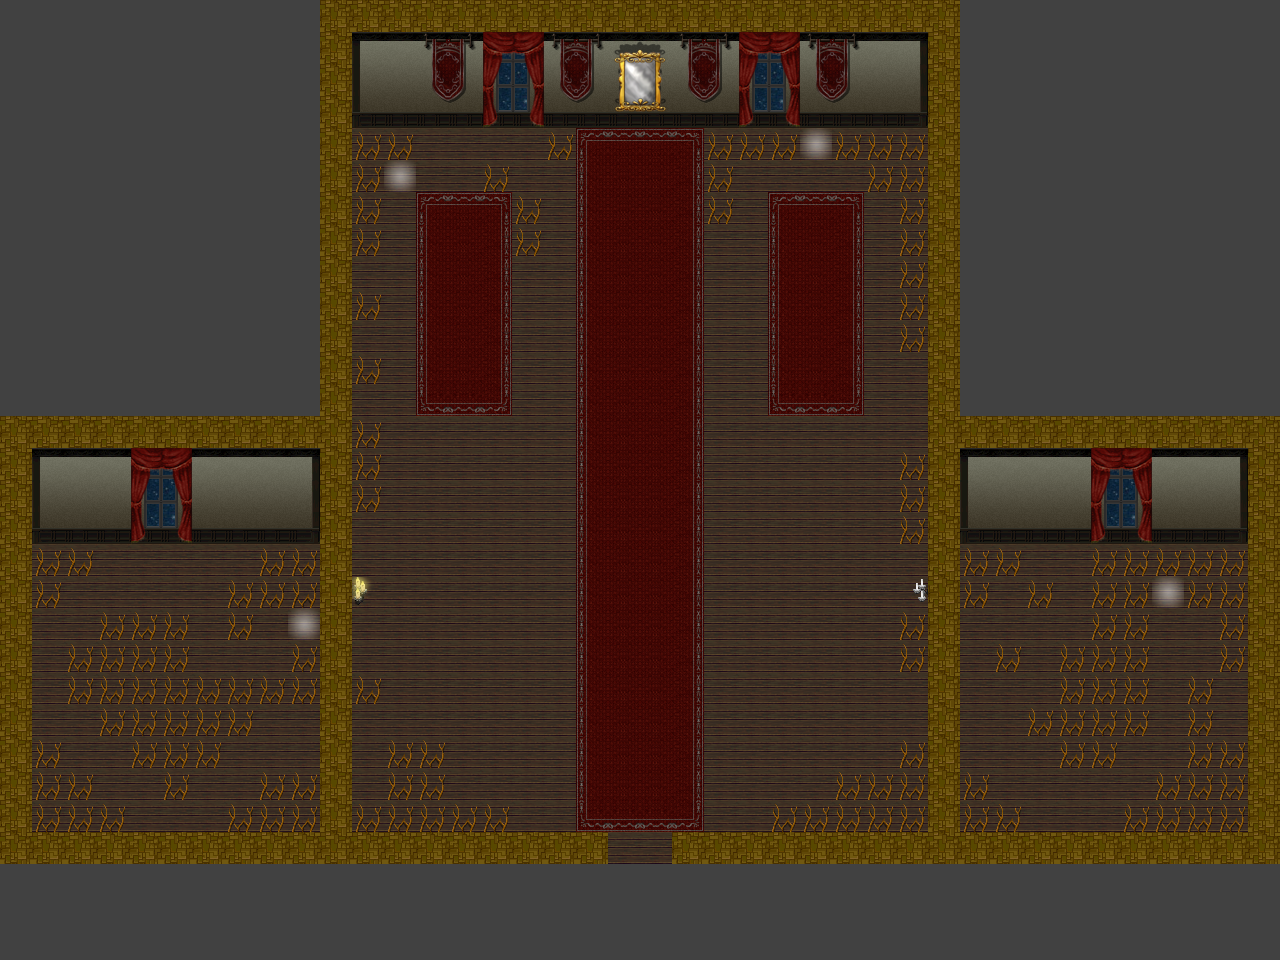

Below is a game level as drawn by its tile map, then a one-line description and the .tmx that defines it (tile-layer data replaced by summaries):
An orthogonal 40x30 tile map with 32x32 px tiles, 13 tile layers (bg, floor_walk, walls, windows, ...), 3 hidden layers not drawn.

<map version="1.0" orientation="orthogonal" width="40" height="30" tilewidth="32" tileheight="32">
 <tileset firstgid="1" name="castle_001" tilewidth="32" tileheight="32">
  <image source="castle_001.png" width="768" height="1600" />
  <tile id="506">
   <properties>
    <property name="candle" value="11" />
   </properties>
  </tile>
  <tile id="507">
   <properties>
    <property name="candle" value="11" />
   </properties>
  </tile>
  <tile id="508">
   <properties>
    <property name="candle" value="11" />
   </properties>
  </tile>
  <tile id="602">
   <properties>
    <property name="candle" value="11" />
   </properties>
  </tile>
  <tile id="603">
   <properties>
    <property name="candle" value="11" />
   </properties>
  </tile>
  <tile id="604">
   <properties>
    <property name="candle" value="11" />
   </properties>
  </tile>
  <tile id="624">
   <properties>
    <property name="allow_movement" value="1" />
   </properties>
  </tile>
  <tile id="625">
   <properties>
    <property name="allow_movement" value="1" />
   </properties>
  </tile>
  <tile id="626">
   <properties>
    <property name="allow_movement" value="1" />
   </properties>
  </tile>
  <tile id="650">
   <properties>
    <property name="allow_movement" value="1" />
   </properties>
  </tile>
  <tile id="696">
   <properties>
    <property name="thorn" value="3" />
   </properties>
  </tile>
  <tile id="798">
   <properties>
    <property name="item_position" value="2" />
   </properties>
  </tile>
 </tileset>
 <layer name="bg" width="40" height="30">
  <data>[1200 cells, 380 non-empty, 1 distinct tile ids]</data>
 </layer>
 <layer name="floor_walk" width="40" height="30">
  <data>[1200 cells, 626 non-empty, 1 distinct tile ids]</data>
 </layer>
 <layer name="walls" width="40" height="30">
  <data>[1200 cells, 108 non-empty, 9 distinct tile ids]</data>
 </layer>
 <layer name="windows" width="40" height="30">
  <data>[1200 cells, 24 non-empty, 6 distinct tile ids]</data>
 </layer>
 <layer name="carpet" width="40" height="30">
  <data>[1200 cells, 130 non-empty, 9 distinct tile ids]</data>
 </layer>
 <layer name="decorations" width="40" height="30">
  <data>[1200 cells, 54 non-empty, 18 distinct tile ids]</data>
 </layer>
 <layer name="ceiling" width="40" height="30">
  <data>[1200 cells, 152 non-empty, 1 distinct tile ids]</data>
 </layer>
 <layer name="light_left_scope" width="40" height="30" visible="0">
  <data>[1200 cells, 359 non-empty, 18 distinct tile ids]</data>
 </layer>
 <layer name="light_right_scope" width="40" height="30" visible="0">
  <data>[1200 cells, 359 non-empty, 18 distinct tile ids]</data>
 </layer>
 <layer name="lights_off" width="40" height="30">
  <data>[1200 cells, 2 non-empty, 2 distinct tile ids]</data>
 </layer>
 <layer name="light_left_on" width="40" height="30">
  <data>[1200 cells, 1 non-empty, 1 distinct tile ids]</data>
 </layer>
 <layer name="light_right_on" width="40" height="30" visible="0">
  <data>[1200 cells, 1 non-empty, 1 distinct tile ids]</data>
 </layer>
 <layer name="shadows_all" width="40" height="30">
  <data>[1200 cells, 108 non-empty, 1 distinct tile ids]</data>
 </layer>
 <layer name="items" width="40" height="30">
  <data>[1200 cells, 1 non-empty, 1 distinct tile ids]</data>
 </layer>
 <layer name="thorns" width="40" height="30">
  <data>[1200 cells, 145 non-empty, 2 distinct tile ids]</data>
 </layer>
 <layer name="mirror_exit" width="40" height="30">
  <data>[1200 cells, 6 non-empty, 6 distinct tile ids]</data>
 </layer>
</map>
